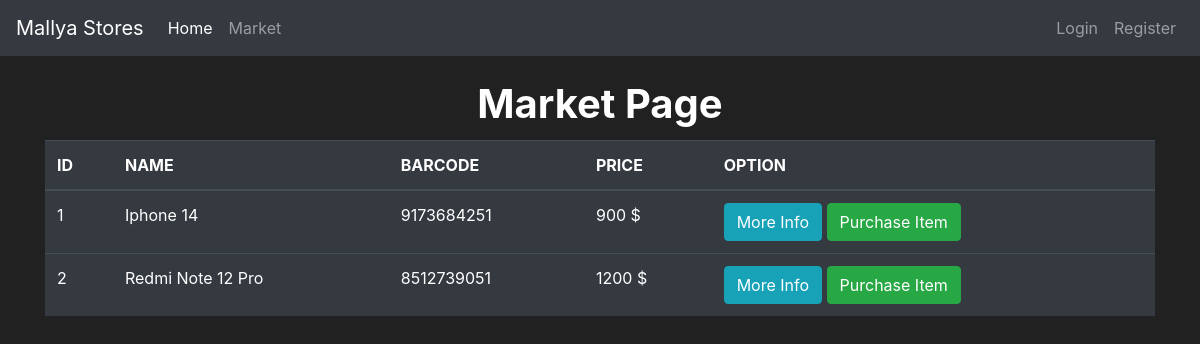
/market, run on the app's committed database.
### market/models.py (models this page shows, shortened)
class Item(db.Model):
    id = db.Column( db.Integer(),primary_key = True)
    name = db.Column(db.String(length=30), nullable=False, unique=True)
    price = db.Column(db.Integer(), nullable=False)
    barcode = db.Column(db.String(length=10), nullable=False, unique=True)
    description = db.Column(db.String(length=1024), nullable=False)
    owner = db.Column(db.Integer() , db.ForeignKey('user.id'))

### market/routes.py (the view)
@app.route('/market')
def market_page():
    items = Item.query.all()
    return render_template('market.html', items=items)

### market/templates/market.html (shortened to what this page needs)
{% extends 'base.html' %}
{% block content %}
<div class="container">
<h1 class="font-weight-bold  text-center pt-4 pb-1 ">Market Page</h1>
<table class="table table-hover table-dark table-responsive-md">
    <thead>
        <tr>
            <th scope="col">ID</th>
            <th scope="col">NAME</th>
            <th scope="col">BARCODE</th>
            <th scope="col">PRICE</th>
            <th scope="col">OPTION</th>
        </tr>
    </thead>
    <tbody>
        {% for i in items%}
        <tr>
                <td>{{i.id}}</td>
                <td>{{i.name}}</td>
                <td>{{i.barcode}}</td>
                <td>{{i.price}} $</td>
                <td><button class="btn btn-outline btn-info ">More Info</button>
                    <button class="btn btn-outline btn-success ">Purchase Item</button>
                </td>
            </tr>
        {%endfor%}
    </tbody>
</table>
{%endblock%}

### market/templates/base.html (style rules this page uses)
body { background-color: #212121; color: white }

### data on the page
Item: id "1", name "Iphone 14", barcode "9173684251", price "900"
Item: id "2", name "Redmi Note 12 Pro", barcode "8512739051", price "1200"
